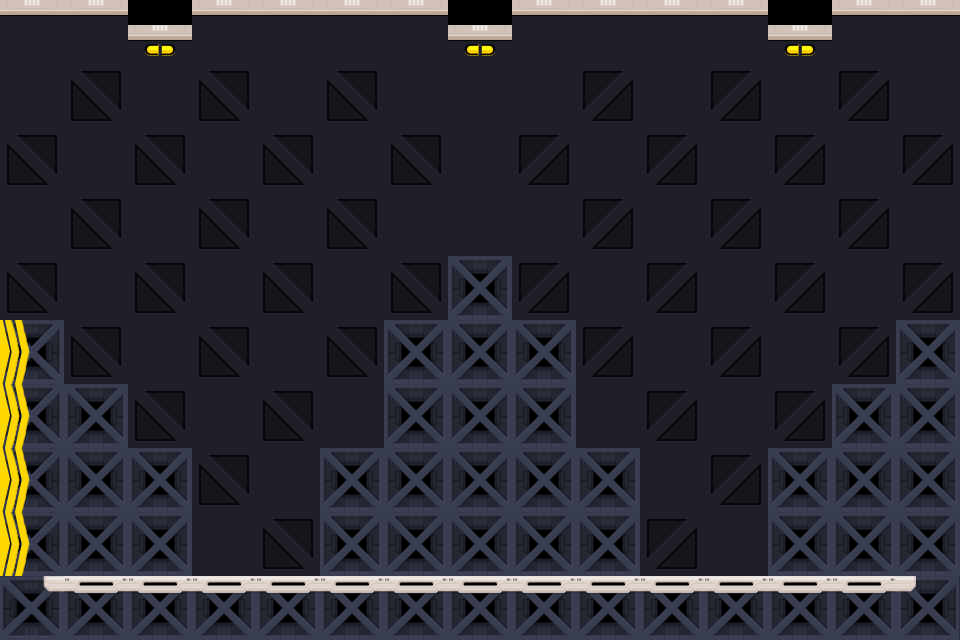

This game map was drawn from its Tiled (.tmx) file and the tilesets committed beside it. A one-line description and the full map source follow:
An orthogonal 15x10 tile map with 64x64 px tiles, 1 tile layer (field).

<map version="1.0" tiledversion="1.1.2" orientation="orthogonal" renderorder="right-down" width="15" height="10" tilewidth="64" tileheight="64" infinite="0" nextobjectid="1">
 <tileset firstgid="1" name="tileset" tilewidth="64" tileheight="64" tilecount="30" columns="5">
  <image source="../assets/tileset.png" width="320" height="384" />
 </tileset>
 <layer name="field" width="15" height="10">
  <data encoding="csv">
13,13,8,13,13,13,13,8,13,13,13,13,8,13,13,
12,9,12,9,12,9,12,12,12,10,12,10,12,10,12,
9,12,9,12,9,12,9,12,10,12,10,12,10,12,10,
12,9,12,9,12,9,12,12,12,10,12,10,12,10,12,
9,12,9,12,9,12,9,6,10,12,10,12,10,12,10,
1,9,12,9,12,9,6,6,6,10,12,10,12,10,6,
1,6,9,12,9,12,6,6,6,12,10,12,10,6,6,
1,6,6,9,12,6,6,6,6,6,12,10,6,6,6,
1,6,6,12,9,6,6,6,6,6,10,12,6,6,6,
4,3,3,3,3,3,3,3,3,3,3,3,3,3,5
</data>
 </layer>
</map>